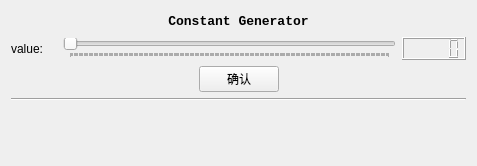
<?xml version="1.0" encoding="UTF-8"?>
<ui version="4.0">
 <class>ConstantWidget</class>
 <widget class="QWidget" name="ConstantWidget">
  <property name="geometry">
   <rect>
    <x>0</x>
    <y>0</y>
    <width>477</width>
    <height>166</height>
   </rect>
  </property>
  <property name="windowTitle">
   <string>Constant Generator</string>
  </property>
  <layout class="QVBoxLayout" name="verticalLayout">
   <item>
    <layout class="QHBoxLayout" name="horizontalLayout">
     <item>
      <spacer name="horizontalSpacer">
       <property name="orientation">
        <enum>Qt::Horizontal</enum>
       </property>
       <property name="sizeHint" stdset="0">
        <size>
         <width>40</width>
         <height>20</height>
        </size>
       </property>
      </spacer>
     </item>
     <item>
      <widget class="QLabel" name="label">
       <property name="font">
        <font>
         <family>Courier New</family>
         <pointsize>10</pointsize>
         <weight>75</weight>
         <bold>true</bold>
        </font>
       </property>
       <property name="text">
        <string>Constant Generator</string>
       </property>
       <property name="alignment">
        <set>Qt::AlignCenter</set>
       </property>
      </widget>
     </item>
     <item>
      <spacer name="horizontalSpacer_2">
       <property name="orientation">
        <enum>Qt::Horizontal</enum>
       </property>
       <property name="sizeHint" stdset="0">
        <size>
         <width>40</width>
         <height>20</height>
        </size>
       </property>
      </spacer>
     </item>
    </layout>
   </item>
   <item>
    <layout class="QHBoxLayout" name="horizontalLayout_3">
     <item>
      <widget class="QLabel" name="label_3">
       <property name="text">
        <string>value:    </string>
       </property>
      </widget>
     </item>
     <item>
      <widget class="QSlider" name="value_SL">
       <property name="maximum">
        <number>255</number>
       </property>
       <property name="pageStep">
        <number>1</number>
       </property>
       <property name="orientation">
        <enum>Qt::Horizontal</enum>
       </property>
       <property name="tickPosition">
        <enum>QSlider::TicksBelow</enum>
       </property>
      </widget>
     </item>
     <item>
      <widget class="QLCDNumber" name="value_LCD"/>
     </item>
    </layout>
   </item>
   <item>
    <layout class="QHBoxLayout" name="horizontalLayout_4">
     <item>
      <spacer name="horizontalSpacer_4">
       <property name="orientation">
        <enum>Qt::Horizontal</enum>
       </property>
       <property name="sizeHint" stdset="0">
        <size>
         <width>40</width>
         <height>20</height>
        </size>
       </property>
      </spacer>
     </item>
     <item>
      <widget class="QPushButton" name="confirm_BT">
       <property name="text">
        <string>确认</string>
       </property>
      </widget>
     </item>
     <item>
      <spacer name="horizontalSpacer_3">
       <property name="orientation">
        <enum>Qt::Horizontal</enum>
       </property>
       <property name="sizeHint" stdset="0">
        <size>
         <width>40</width>
         <height>20</height>
        </size>
       </property>
      </spacer>
     </item>
    </layout>
   </item>
   <item>
    <widget class="Line" name="line">
     <property name="orientation">
      <enum>Qt::Horizontal</enum>
     </property>
    </widget>
   </item>
   <item>
    <spacer name="verticalSpacer">
     <property name="orientation">
      <enum>Qt::Vertical</enum>
     </property>
     <property name="sizeHint" stdset="0">
      <size>
       <width>20</width>
       <height>53</height>
      </size>
     </property>
    </spacer>
   </item>
  </layout>
 </widget>
 <resources/>
 <connections>
  <connection>
   <sender>value_SL</sender>
   <signal>valueChanged(int)</signal>
   <receiver>value_LCD</receiver>
   <slot>display(int)</slot>
   <hints>
    <hint type="sourcelabel">
     <x>293</x>
     <y>55</y>
    </hint>
    <hint type="destinationlabel">
     <x>427</x>
     <y>54</y>
    </hint>
   </hints>
  </connection>
 </connections>
</ui>
